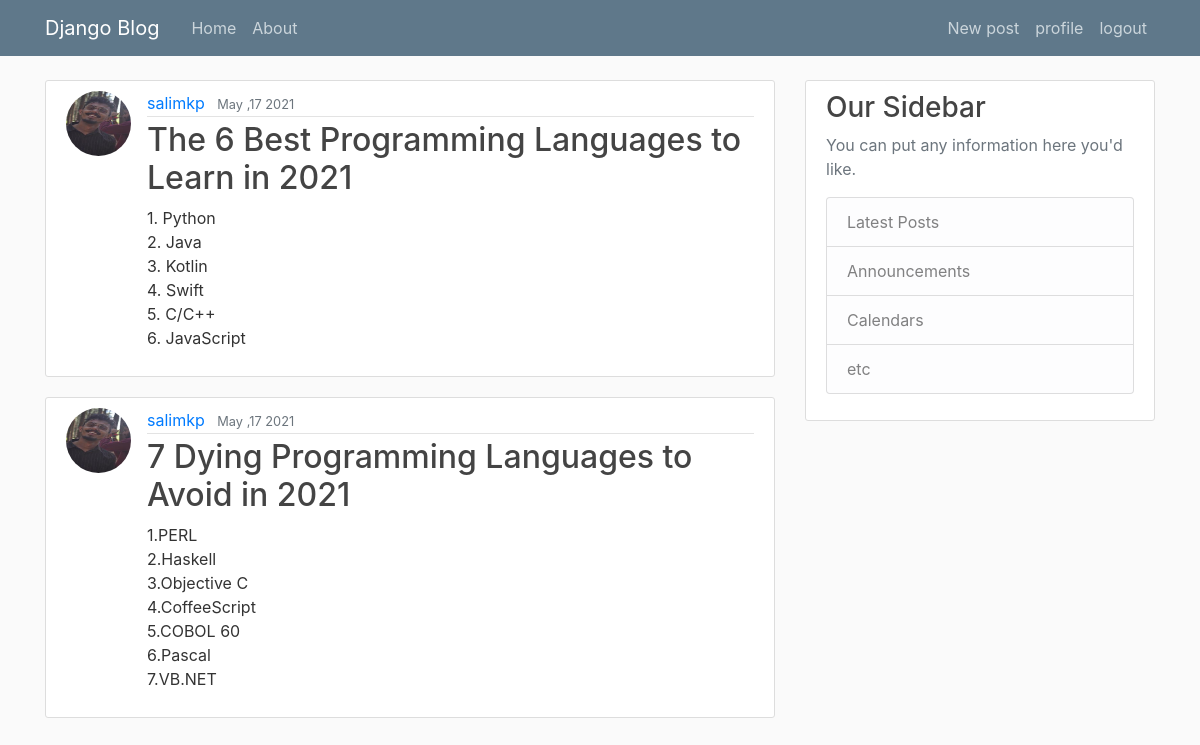
Page / (signed in) on the committed database.
### blog/models.py (models this page shows, shortened)
class Post(models.Model):
    title=models.CharField(max_length=100)
    content=models.TextField()
    date_posted=models.DateTimeField(default=timezone.now)
    author=models.ForeignKey(User, on_delete=models.CASCADE)

### users/models.py (models this page shows, shortened)
class Profile(models.Model):
    user = models.OneToOneField(User, on_delete=models.CASCADE)
    image = models.ImageField(default = 'default.jpg',upload_to='profile_pics')

### blog/views.py (the view)
# urls.py: path('',PostListView.as_view(),name='blog_home'),
class PostListView(ListView):
    model = Post
    template_name = "blog/home.html" #<app>/<module>_<view_type>.html
    context_object_name = 'posts'
    ordering = [ '-date_posted' ]
    paginate_by = 2

### blog/templates/blog/home.html
{% extends 'blog/base.html' %}
{% block  content %}
    {% for  post in posts %}
     <article class="media content-section">
     <img class="rounded-circle  article-img " src="{{ post.author.profile.image.url }}" alt="not image">
        <div class="media-body">
            <div class="article-metadata">
            <a class="mr-2" href="#">{{ post.author }}</a>
            <small class="text-muted">{{ post.date_posted|date:"F ,d Y" }}</small>
            </div>
            <h2><a class="article-title" href="{% url 'post-detail' post.id %}">{{ post.title }}</a></h2>
            <p class="article-content">{{ post.content }}</p>
        </div>
     </article>
    {% endfor %}
{% endblock content %}

### blog/static/blog/main.css (style rules this page uses)
body { background: #fafafa; color: #333333; margin-top: 5rem; }
h1, h2, h3, h4, h5, h6 { color: #444444; }
.content-section { background: #ffffff; padding: 10px 20px; border: 1px solid #dddddd; border-radius: 3px; margin-bottom: 20px; }
.article-title { color: #444444; }
.article-content { white-space: pre-line; }
.article-img { height: 65px; width: 65px; margin-right: 16px; }
.article-metadata { padding-bottom: 1px; margin-bottom: 4px; border-bottom: 1px solid #e3e3e3 }

### rows in the picture
Post: author.profile.image (picture), author "salimkp", date_posted "May ,17 2021", title "The 6 Best Programming Languages to Learn in 2021", content "1. Python 2. Java 3. Kotlin 4. Swift 5. C/C++ 6. JavaScript"
Post: author.profile.image (picture), author "salimkp", date_posted "May ,17 2021", title "7 Dying Programming Languages to Avoid in 2021", content "1.PERL 2.Haskell 3.Objective C 4.CoffeeScript 5.COBOL 60 6.Pascal 7.VB.NET"
